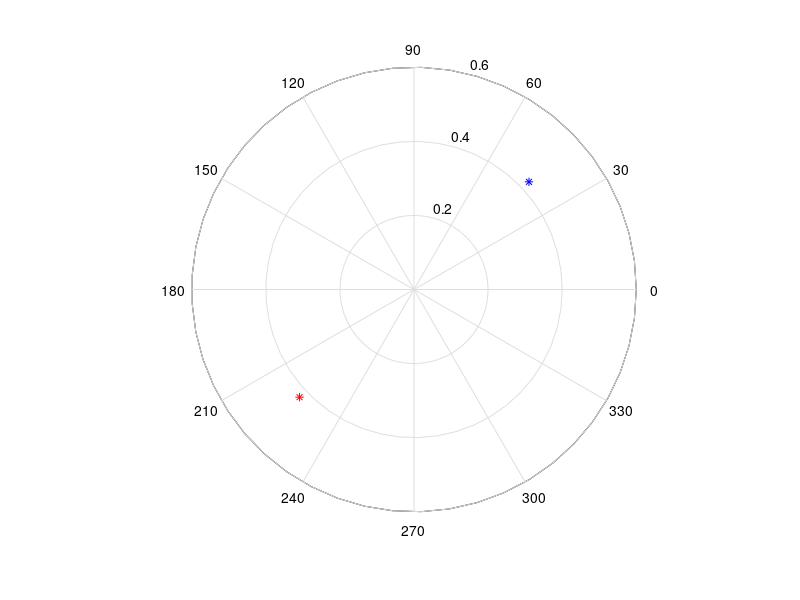

This figure's MATLAB source:
%%% Two volunteer selection problem on a Circle

T=linspace(0,2*pi,1000);
R=linspace(0,1,1000);
[GridR, GridT]=meshgrid(R, T);
iX=GridR.*cos(GridT);
iY=GridR.*sin(GridT);
dA=GridR*(R(2)-R(1))*(T(2)-T(1));
rho=1;

for ini=1:1
%%initialization
P=[rho*rand*cos(rand*2*pi), rho*rand*sin(rand*2*pi)];
Q=[rho*rand*cos(rand*2*pi), rho*rand*sin(rand*2*pi)];

 for it=1:90
   dD=sum(P.*P-Q.*Q ) ;
   sgn=sign(2*(Q(1)-P(1))*iX+2*(Q(2)-P(2))*iY+dD);
   %% x0, y0
   isgn=1-sgn;
   Nume=sum((iX.*isgn.*dA)(:));
   Deno=sum((isgn.*dA)(:));
   P(1)=Nume/Deno;
   Nume=sum((iY.*isgn.*dA)(:));
   Deno=sum((isgn.*dA)(:));
   P(2)=Nume/Deno;
   
   %% x1, y1
   isgn=1+sgn;
   Nume=sum((iX.*isgn.*dA)(:));
   Deno=sum((isgn.*dA)(:));
   Q(1)=Nume/Deno;
   Nume=sum((iY.*isgn.*dA)(:));
   Deno=sum((isgn.*dA)(:));
   Q(2)=Nume/Deno;
   
  endfor
   polar( atan2(P(2), P(1)), norm(P),'r*');
   hold on;
   polar( atan2(Q(2), Q(1)), norm(Q), 'b*');
   pause(1)
   norm(P)
   endfor
